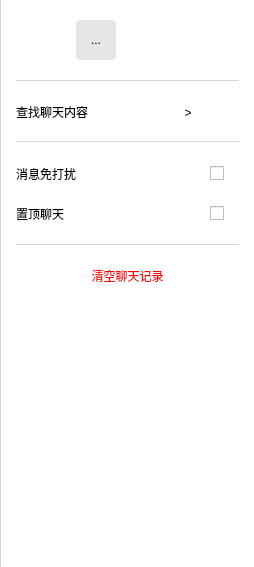
<?xml version="1.0" encoding="UTF-8"?>
<ui version="4.0">
 <class>RightPopover</class>
 <widget class="QWidget" name="RightPopover">
  <property name="geometry">
   <rect>
    <x>0</x>
    <y>0</y>
    <width>254</width>
    <height>567</height>
   </rect>
  </property>
  <property name="minimumSize">
   <size>
    <width>254</width>
    <height>0</height>
   </size>
  </property>
  <property name="maximumSize">
   <size>
    <width>254</width>
    <height>16777215</height>
   </size>
  </property>
  <property name="windowTitle">
   <string>Form</string>
  </property>
  <property name="styleSheet">
   <string notr="true"/>
  </property>
  <layout class="QVBoxLayout" name="verticalLayout">
   <property name="spacing">
    <number>0</number>
   </property>
   <property name="leftMargin">
    <number>0</number>
   </property>
   <property name="topMargin">
    <number>0</number>
   </property>
   <property name="rightMargin">
    <number>0</number>
   </property>
   <property name="bottomMargin">
    <number>0</number>
   </property>
   <item>
    <widget class="QFrame" name="frame">
     <property name="styleSheet">
      <string notr="true">QFrame{
    border-left : 1px solid rgb(214, 214, 214) ;
    border-radius : 0px ;
	background-color: rgb(255, 255, 255);
}</string>
     </property>
     <property name="frameShape">
      <enum>QFrame::Shape::StyledPanel</enum>
     </property>
     <property name="frameShadow">
      <enum>QFrame::Shadow::Raised</enum>
     </property>
     <layout class="QVBoxLayout" name="verticalLayout_2">
      <property name="spacing">
       <number>20</number>
      </property>
      <property name="leftMargin">
       <number>15</number>
      </property>
      <property name="topMargin">
       <number>20</number>
      </property>
      <property name="rightMargin">
       <number>15</number>
      </property>
      <property name="bottomMargin">
       <number>9</number>
      </property>
      <item>
       <layout class="QHBoxLayout" name="horizontalLayout_7">
        <item>
         <widget class="QPushButton" name="rightAvatarButton">
          <property name="minimumSize">
           <size>
            <width>40</width>
            <height>40</height>
           </size>
          </property>
          <property name="maximumSize">
           <size>
            <width>40</width>
            <height>40</height>
           </size>
          </property>
          <property name="text">
           <string/>
          </property>
          <property name="icon">
           <iconset resource="../../res/icon.qrc">
            <normaloff>:/a/icons/默认头像.svg</normaloff>:/a/icons/默认头像.svg</iconset>
          </property>
          <property name="iconSize">
           <size>
            <width>60</width>
            <height>60</height>
           </size>
          </property>
          <property name="flat">
           <bool>true</bool>
          </property>
         </widget>
        </item>
        <item>
         <widget class="QToolButton" name="toolButton_18">
          <property name="minimumSize">
           <size>
            <width>40</width>
            <height>40</height>
           </size>
          </property>
          <property name="maximumSize">
           <size>
            <width>40</width>
            <height>40</height>
           </size>
          </property>
          <property name="styleSheet">
           <string notr="true">QToolButton {
    border: none; /* 无边框 */
    padding: 6px 6px; /* 内边距，根据需要调整 */
    background-color: rgb(230, 230, 230); /* 透明背景 */
    border-radius: 4px; /* 轻微圆角，可选 */
}

/* 鼠标悬停状态 */
QToolButton:hover {
    background-color:rgb(220, 220, 220); /* 灰色背景 */
}

/* 鼠标按下状态（可选增强） */
QToolButton:pressed {
    background-color: rgb(180, 180, 180); /* 按下时更深的灰色 */
}

/* 禁用状态（可选增强） */
QToolButton:disabled {
    background-color: transparent;
    color: rgb(160, 160, 160); /* 禁用时文本变灰 */
}
    </string>
          </property>
          <property name="text">
           <string>...</string>
          </property>
          <property name="icon">
           <iconset resource="../../res/icon.qrc">
            <normaloff>:/a/icons/添加.svg</normaloff>:/a/icons/添加.svg</iconset>
          </property>
         </widget>
        </item>
        <item>
         <spacer name="horizontalSpacer_6">
          <property name="orientation">
           <enum>Qt::Orientation::Horizontal</enum>
          </property>
          <property name="sizeHint" stdset="0">
           <size>
            <width>40</width>
            <height>20</height>
           </size>
          </property>
         </spacer>
        </item>
       </layout>
      </item>
      <item>
       <widget class="QFrame" name="frame_2">
        <property name="styleSheet">
         <string notr="true">QFrame{
    border-top : 1px solid rgb(214, 214, 214) ;
    border-left : 0px ;
}</string>
        </property>
        <property name="frameShape">
         <enum>QFrame::Shape::HLine</enum>
        </property>
        <property name="frameShadow">
         <enum>QFrame::Shadow::Plain</enum>
        </property>
        <property name="lineWidth">
         <number>1</number>
        </property>
        <property name="midLineWidth">
         <number>0</number>
        </property>
       </widget>
      </item>
      <item>
       <widget class="QPushButton" name="pushButton_4">
        <property name="styleSheet">
         <string notr="true">QPushButton {
        border: none;       /* 无边框 */
        background: transparent; /* 透明背景 */
        color: rgb(0, 0, 0);       /* 文字颜色，可根据需要修改 */
        text-align: left;  /* 文字左对齐 */
	    font: 10pt &quot;等线&quot;;
    }</string>
        </property>
        <property name="text">
         <string>查找聊天内容                             &gt;</string>
        </property>
       </widget>
      </item>
      <item>
       <widget class="QFrame" name="frame_5">
        <property name="styleSheet">
         <string notr="true">QFrame{
   border-top : 1px solid rgb(214, 214, 214) ;
   border-left : 0px;
}
</string>
        </property>
        <property name="frameShape">
         <enum>QFrame::Shape::HLine</enum>
        </property>
        <property name="frameShadow">
         <enum>QFrame::Shadow::Plain</enum>
        </property>
       </widget>
      </item>
      <item>
       <layout class="QHBoxLayout" name="horizontalLayout">
        <property name="rightMargin">
         <number>15</number>
        </property>
        <item>
         <widget class="QLabel" name="label">
          <property name="styleSheet">
           <string notr="true">QLabel{
   border-left : 0px;
	font: 10pt &quot;等线&quot;;
	color: rgb(0, 0, 0);
}</string>
          </property>
          <property name="text">
           <string>消息免打扰</string>
          </property>
         </widget>
        </item>
        <item>
         <spacer name="horizontalSpacer_4">
          <property name="orientation">
           <enum>Qt::Orientation::Horizontal</enum>
          </property>
          <property name="sizeHint" stdset="0">
           <size>
            <width>40</width>
            <height>20</height>
           </size>
          </property>
         </spacer>
        </item>
        <item>
         <widget class="QCheckBox" name="checkBox">
          <property name="styleSheet">
           <string notr="true"/>
          </property>
          <property name="text">
           <string/>
          </property>
         </widget>
        </item>
       </layout>
      </item>
      <item>
       <layout class="QHBoxLayout" name="horizontalLayout_6">
        <property name="rightMargin">
         <number>15</number>
        </property>
        <item>
         <widget class="QLabel" name="label_3">
          <property name="styleSheet">
           <string notr="true">QLabel{
   border-left : 0px;
	font: 10pt &quot;等线&quot;;
	color: rgb(0, 0, 0);
}</string>
          </property>
          <property name="text">
           <string>置顶聊天</string>
          </property>
         </widget>
        </item>
        <item>
         <spacer name="horizontalSpacer_5">
          <property name="orientation">
           <enum>Qt::Orientation::Horizontal</enum>
          </property>
          <property name="sizeHint" stdset="0">
           <size>
            <width>40</width>
            <height>20</height>
           </size>
          </property>
         </spacer>
        </item>
        <item>
         <widget class="QCheckBox" name="isTopCheckBox">
          <property name="styleSheet">
           <string notr="true"/>
          </property>
          <property name="text">
           <string/>
          </property>
         </widget>
        </item>
       </layout>
      </item>
      <item>
       <widget class="QFrame" name="frame_4">
        <property name="styleSheet">
         <string notr="true">QFrame{
    border-top : 1px solid rgb(214,214,214);
    border-left : 0px;
}</string>
        </property>
        <property name="frameShape">
         <enum>QFrame::Shape::HLine</enum>
        </property>
        <property name="frameShadow">
         <enum>QFrame::Shadow::Plain</enum>
        </property>
       </widget>
      </item>
      <item>
       <widget class="QPushButton" name="pushButton_2">
        <property name="styleSheet">
         <string notr="true">QPushButton {
        border: none;       /* 无边框 */
        background: transparent; /* 透明背景 */
        color: rgb(255, 0, 0);       /* 文字颜色，可根据需要修改 */
	    font: 10pt &quot;等线&quot;;
    }</string>
        </property>
        <property name="text">
         <string>清空聊天记录</string>
        </property>
       </widget>
      </item>
      <item>
       <spacer name="verticalSpacer_2">
        <property name="orientation">
         <enum>Qt::Orientation::Vertical</enum>
        </property>
        <property name="sizeHint" stdset="0">
         <size>
          <width>20</width>
          <height>305</height>
         </size>
        </property>
       </spacer>
      </item>
     </layout>
    </widget>
   </item>
  </layout>
 </widget>
 <resources>
  <include location="../../res/icon.qrc"/>
 </resources>
 <connections/>
</ui>
